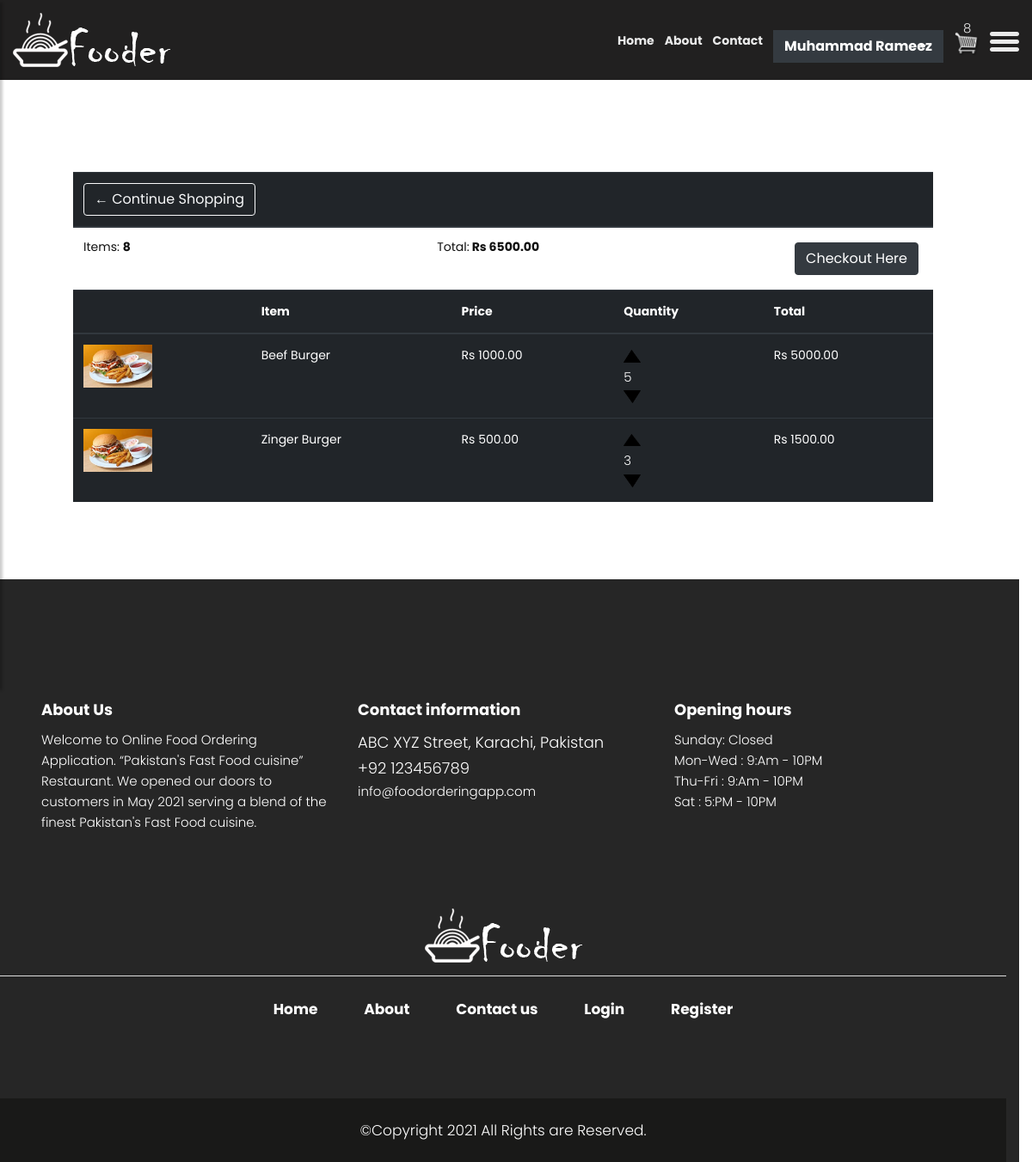
The app's page /cart/ (signed in) with its own data.
### store/models.py (models this page shows, shortened)
class Order(models.Model):
	customer = models.ForeignKey(Customer, on_delete=models.SET_NULL, null=True, blank=True)
	date_ordered = models.DateTimeField(auto_now_add=True)
	complete = models.BooleanField(default=False)
	transaction_id = models.CharField(max_length=100, null=True)
	@property
	def get_cart_total(self):
		orderitems = self.orderitem_set.all()
		total = sum([item.get_total for item in orderitems])
		return total
	@property
	def get_cart_items(self):
		orderitems = self.orderitem_set.all()
		total = sum([item.quantity for item in orderitems])
		return total

class OrderItem(models.Model):
	product = models.ForeignKey(Product, on_delete=models.SET_NULL, null=True)
	order = models.ForeignKey(Order, on_delete=models.SET_NULL, null=True)
	quantity = models.IntegerField(default=0, null=True, blank=True)
	date_added = models.DateTimeField(auto_now_add=True)
	@property
	def get_total(self):
		total = self.product.price * self.quantity
		return total

class Product(models.Model):
	name = models.CharField(max_length=200)
	price = models.FloatField()
	image = models.ImageField(null=True, blank=True)
	@property
	def imageURL(self):
		try:
			url = self.image.url
		except:
			url = ''
		return url

### store/views.py (the view)
# urls.py: path('cart/', views.cart, name="cart"),
def cart(request):
	data = cartData(request)
	cartItems = data['cartItems']
	order = data['order']
	items = data['items']
	context = {'items':items, 'order':order, 'cartItems':cartItems}
	return render(request, 'store/cart.html', context)

### store/utils.py (called while the page is built)
def cartData(request):
	if request.user.is_authenticated:
		customer = request.user.customer
		order, created = Order.objects.get_or_create(customer=customer, complete=False)
		items = order.orderitem_set.all()
		cartItems = order.get_cart_items
	else:
		cookieData = cookieCart(request)
		cartItems = cookieData['cartItems']
		order = cookieData['order']
		items = cookieData['items']
	return {'cartItems':cartItems ,'order':order, 'items':items}

### store/templates/store/cart.html
{% extends 'store/main.html' %}
{% load static %}
{% block content %}
	<div class="row" style="margin-top:200px;width:100%;">
<table class="table col-lg-10" style="margin:auto;">
  <thead class="thead-dark">
    <tr>
      <th scope="col"><a  class="btn btn-outline-light" href="{% url 'store' %}">&#x2190; Continue Shopping</a></th>
      <th scope="col"></th>
      <th scope="col"></th>
    </tr>
  </thead>
  <tbody>
    <tr>
      <th scope="row"><h5>Items: <strong>{{order.get_cart_items}}</strong></h5></th>
      <td><h5>Total:<strong> Rs {{order.get_cart_total|floatformat:2}}</strong></h5></td>
      <td><a  style="float:right; margin:5px;" class="btn btn-dark" href="{% url 'checkout' %}">Checkout Here</a></td>
    </tr>
  </tbody>
</table>
<table class="table table-hover table-dark col-lg-10" style="margin:auto;">
  <thead>
    <tr>
      <th scope="col"></th>
      <th scope="col">Item</th>
      <th scope="col">Price</th>
      <th scope="col">Quantity</th>
      <th scope="col">Total</th>
    </tr>
  </thead>
  <tbody>
  	{% for item in items %}
    <tr>
      <th><a href="{% url 'viewdetail' item.product.id %}"><img style="width:80px;height:50px;" class="row-image" src="{{item.product.imageURL}}"></a></th>
      <td>{{item.product.name}}</td>
      <td>Rs {{item.product.price|floatformat:2}}</td>
      <td>
					<div style="flex:1">
							<img data-product="{{item.product.id}}" data-action="add" class="chg-quantity update-cart" style="width:20px;cursor:pointer;" src="{% static  'images/arrow-up.png' %}">
							<p class="quantity" style="height:10px;padding-bottom:22px;">{{item.quantity}}</p>
							<img data-product="{{item.product.id}}" data-action="remove" class="chg-quantity update-cart" style="width:20px;cursor:pointer;" src="{% static  'images/arrow-down.png' %}">
					</div>
	  </td>
      <td>Rs {{item.get_total|floatformat:2}}</td>
    </tr>
		{% endfor %}
  </tbody>
</table>
{% endblock content %}

### store/templates/store/main.html (shortened to what this page needs)
<!DOCTYPE html>
{% load static %}
<html lang="en">
<head>
    <link rel="stylesheet" href="{% static 'css1/bootstrap.min.css' %}">
    <link rel="stylesheet" href="{% static 'css1/owl.carousel.min.css' %}">
    <link rel="stylesheet" href="{% static 'css1/style1.css' %}">
    <link rel="stylesheet" href="{% static 'css1/responsive.css' %}">
    <link rel="stylesheet" href="https://cdnjs.cloudflare.com/ajax/libs/font-awesome/4.7.0/css/font-awesome.min.css">
</head>
<body class="main-layout">
    <div class="wrapper">
    <div id="content">
    <header>
        <div class="container-fluid">
            <div class="row">
                <div class="col-md-3">
                    <div class="full">
                        <a class="logo" href="{% url 'store' %}"><img src="{% static 'images1/logo1.png' %}" alt="#" /></a>
                    </div>
                </div>
                <div class="col-md-9">
                    <div class="full">
                        <div class="right_header_info">
                            <ul>
                                <li class="dinone d-none d-md-none d-lg-block"><a style="font-weight:bold;" href="{% url 'store' %}">Home</a></li>
                                <li class="dinone d-none d-md-none d-lg-block"><a style="font-weight:bold;" href="{% url 'aboutus' %}">About</a></li>
                                <li class="dinone d-none d-md-none d-lg-block"><a style="font-weight:bold;" href="{% url 'contactus' %}">Contact</a></li>
                                <li class="button_user">
                  {% if user.is_authenticated %}
                        <div class="dropdown bg-dark">
                            <button class="btn btn-dark dropdown-toggle" type="button" id="dropdownMenuButton" data-toggle="dropdown" aria-haspopup="true" aria-expanded="false">
                                <b>{{request.user.first_name}} {{request.user.last_name}}</b>
                            </button>
                        </div>
	              {% else %}
						 <a class="button" href="{% url 'handlelogin' %}">Login</a>
						 <a class="button" href="{% url 'handlesignup' %}">Register</a>
	              {% endif %}
								</li>
								<li>
									<a href="{% url 'cart' %}">
										<p id="cart-total" style="position:absolute;top:6px;"><span style="margin-left:11px;">{{cartItems}}</span></p>
										<img style="width:30px;" id="cart-icon" src="{% static 'images/cart.png' %}">
									</a>
								</li>
								<li>
                                    <button type="button" id="sidebarCollapse">
                                        <img src="{% static 'images1/menu_icon.png' %}" alt="#">
                                    </button>
                                </li>
                            </ul>
                        </div>
                    </div>
                </div>
            </div>
        </div>
    </header>
            {% block content %}
            {% endblock content %}
    <footer style="color:white">
        <div class="footer">
            <div class="container-fluid">
                <div class="row">
                <div class="row m-5">
                            <div class="col-lg-4 col-md-6">
                                <h3 style="color:white;font-weight:bold;">About Us</h3>
                                <p>Welcome to Online Food Ordering Application. “Pakistan's Fast Food cuisine” Restaurant. We opened our doors to customers in May 2021 serving a blend of the finest Pakistan's Fast Food cuisine.</p>
                            </div>
                            <div class="col-lg-4 col-md-6">
                                <h3 style="color:white;font-weight:bold;">Contact information</h3>
                                <p class="lead" style="color:white">ABC XYZ Street, Karachi, Pakistan</p>
                                <p class="lead" style="color:white"><a href="#" style="color:white">+92 123456789</a></p>
                                <p><a href="#" style="color:white"> info@foodorderingapp.com</a></p>
                            </div>
                            <div class="col-lg-4 col-md-6">
                                <h3 style="color:white;font-weight:bold;">Opening hours</h3>
                                <p><span class="text-color">Sunday: </span>Closed</p>
                                <p><span class="text-color">Mon-Wed :</span> 9:Am - 10PM</p>
                                <p><span class="text-color">Thu-Fri :</span> 9:Am - 10PM</p>
                                <p><span class="text-color">Sat :</span> 5:PM - 10PM</p>
                            </div>
                        </div>
                    <div class="col-md-12">
                        <div class="footer_logo">
                          <a href="{% url 'store' %}"><img src="{% static 'images1/logo1.png' %}" alt="logo" /></a>
                        </div>
                    </div>
                    <div class="col-md-12">
                        <ul class="lik">
                            <li> <a style="color:white;font-weight:bold;" href="{% url 'store' %}">Home</a></li>
                            <li> <a style="color:white;font-weight:bold;" href="{% url 'aboutus' %}">About</a></li>
                            <li> <a style="color:white;font-weight:bold;" href="{% url 'contactus' %}">Contact us</a></li>
                            <li> <a style="color:white;font-weight:bold;" href="{% url 'handlelogin' %}">Login</a></li>
                            <li> <a style="color:white;font-weight:bold;" href="{% url 'handlesignup' %}">Register</a></li>
                        </ul>
                    </div>
            </div>
            <div class="copyright" style="background:#191918;">
                <div class="container">
                    <p style="color:white;">©Copyright 2021 All Rights are Reserved.</p>
                </div>
            </div>
        </div>
    </footer>
    </div>
    </div>
</body>
</html>

### static/css1/style1.css (style rules this page uses)
body { color: #666666; font-size: 14px; font-family: 'poppins', sans-serif; line-height: 1.80857; font-weight: normal; }
a { color: #1f1f1f; text-decoration: none !important; outline: none !important; -webkit-transition: all .3s ease-in-out; -moz-transition: all .3s ease-in-out; -ms-transition: all .3s ease-in-out; -o-transition: all .3s ease-in-out; transition: all .3s ease-in-out; }
h1, h2, h3, h4, h5, h6 { letter-spacing: 0; font-weight: normal; position: relative; padding: 0 0 10px 0; font-weight: normal; line-height: normal; color: #111111; margin: 0 }
h3 { font-size: 18px }
h5 { font-size: 14px }
*, *::after, *::before { -webkit-box-sizing: border-box; -moz-box-sizing: border-box; box-sizing: border-box; }
ul, li, ol { margin: 0px; padding: 0px; list-style: none; }
p { margin: 0px; font-weight: 300; font-size: 15px; line-height: 24px; }
a { color: #222222; text-decoration: none; outline: none !important; }
a, .btn { text-decoration: none !important; outline: none !important; -webkit-transition: all .3s ease-in-out; -moz-transition: all .3s ease-in-out; -ms-transition: all .3s ease-in-out; -o-transition: all .3s ease-in-out; transition: all .3s ease-in-out; }
img { max-width: 100%; height: auto; }
.lead { font-size: 18px; line-height: 30px; color: #767676; margin: 0; padding: 0; }
button { border: 0; margin: 0; padding: 0; cursor: pointer; }
.full { float: left; width: 100%; }
.full { width: 100%; float: left; margin: 0; padding: 0; }
header { min-height: 90px; background: #212020; padding: 15px 0; position: fixed; width: 100%; top: 0; left: 0; z-index: 998; }
header .container-fluid { max-width: 1850px; }
.right_header_info { width: 100%; float: left; padding: 20px 0 0; }
.right_header_info ul { list-style: none; padding: 0; margin: 0; float: right; }
.right_header_info ul li { display: inline; font-size: 16px; margin-left: 45px; color: #eaeaea; font-weight: 400; float: left; }
.right_header_info ul li a { color: #eaeaea; font-weight: 300; }
#sidebarCollapse { background: transparent; }
.footer { background: #262626; padding-top:90px; margin-top: 90px; }
.footer_logo { margin-top: 40px; text-align: center; border-bottom: #ddd solid 1px; padding-bottom: 15px; margin-bottom: 15px; }
ul.lik { text-align: center; margin-top: 10px; }
ul.lik li { display: inline-block; }
ul.lik li a { color: #292323; font-size: 17px; line-height: 27px; padding: 0px 25px; font-weight: 500; }
.copyright { background: #fff; margin-top: 90px; }
.copyright p { color: #000; text-align: center; padding: 25px 0px; font-size: 17px; }
#sidebarCollapse { background: transparent; padding: 0; border: none; }
.dropdown-toggle::after { display: block; position: absolute; top: 50%; right: 20px; transform: translateY(-50%); }

### static/css1/responsive.css (style rules this page uses)
@media (min-width: 1200px) and (max-width: 1500px) { .right_header_info ul li { font-size: 14px; margin-left: 12px; } }

### records on screen
Order: get_cart_items "8", get_cart_total "6500.00"
OrderItem: product.imageURL (picture), product.name "Beef Burger", product.price "1000.00", quantity "5", get_total "5000.00"
OrderItem: product.imageURL (picture), product.name "Zinger Burger", product.price "500.00", quantity "3", get_total "1500.00"

### other values on screen
{{ request.user.first_name }} "Muhammad"
{{ request.user.last_name }} "Rameez"
{{ cartItems }} "8"
